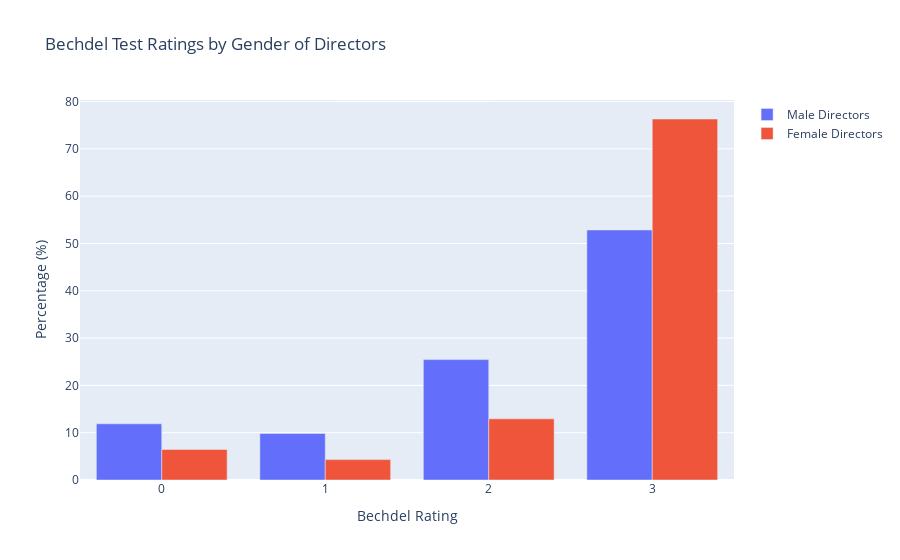

Here is the notebook cell this chart was saved with:
### Code cell
bechdel_test_ratings_by_gender()

### Figure 1 — Plotly figure (JSON) as saved in the notebook; plotly's stock layout.template omitted (floating-point values rounded to 4 significant figures)
{"data": [{"name": "Male Directors", "type": "bar", "width": 0.4, "x": [3, 2, 0, 1], "y": [52.85, 25.45, 11.88, 9.828]}, {"name": "Female Directors", "type": "bar", "width": 0.4, "x": [3, 2, 0, 1], "y": [76.31, 12.92, 6.462, 4.308]}], "layout": {"bargap": 0.2, "barmode": "group", "title": {"text": "Bechdel Test Ratings by Gender of Directors"}, "xaxis": {"tickvals": [3, 2, 0, 1], "title": {"text": "Bechdel Rating"}}, "yaxis": {"title": {"text": "Percentage (%)"}}}}
